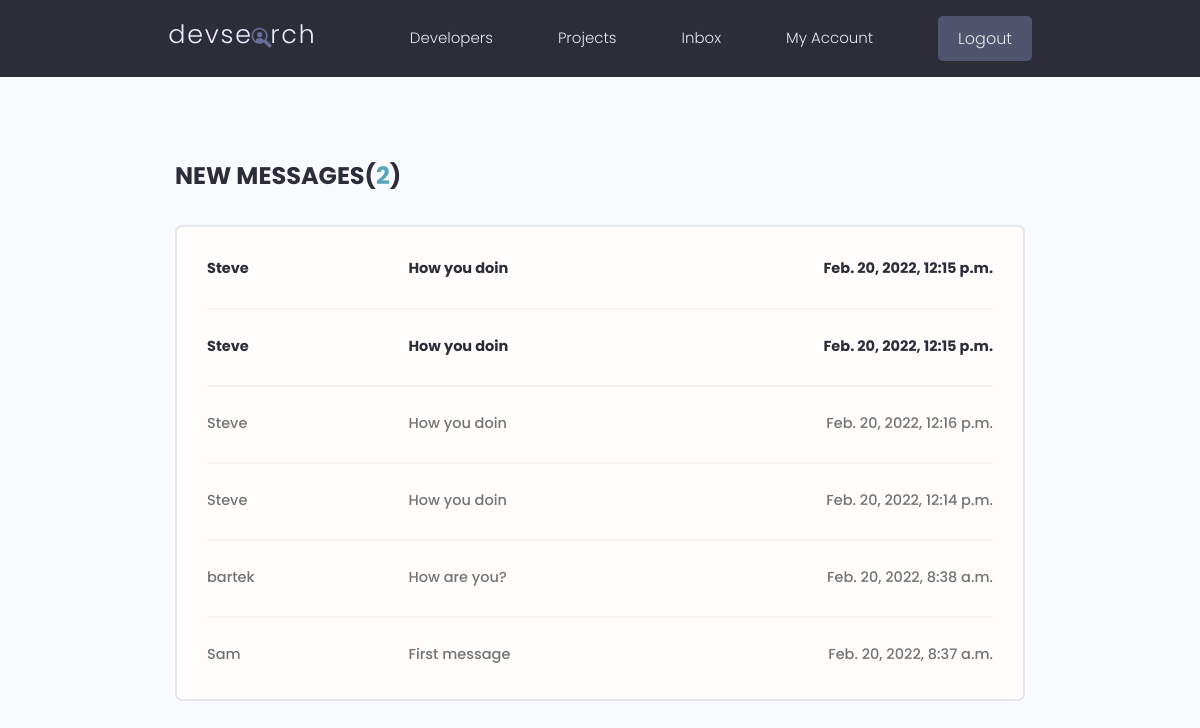
The page /inbox/ (signed in) on the database its author committed.
### users/models.py (models this page shows, shortened)
class Message(models.Model):
    sender = models.ForeignKey(Profile, on_delete=models.SET_NULL, null=True, blank=True)
    recipient = models.ForeignKey(Profile, on_delete=models.SET_NULL, null=True, blank=True, related_name='messages')
    name = models.CharField(max_length=200, null=True, blank=True)
    email = models.EmailField(max_length=200, null=True, blank=True)
    subject = models.CharField(max_length=200, null=True, blank=True)
    body = models.TextField()
    is_read = models.BooleanField(default=False, null=True)
    created = models.DateTimeField(auto_now_add=True)
    id = models.UUIDField(default=uuid.uuid4, unique=True,
                          primary_key=True, editable=False)
    class Meta:
        ordering = ['is_read', '-created']

### users/views.py (the view)
# urls.py: path('inbox/', views.inbox, name='inbox'),
@login_required(login_url='login')
def inbox(request):
    profile = request.user.profile
    message_request = profile.messages.all()
    unread_count = message_request.filter(is_read=False).count()
    context = {'message_request': message_request, 'unread_count': unread_count}
    return render(request, 'users/inbox.html', context)

### users/templates/users/inbox.html
{% extends 'main.html' %}
{% block content %}
    <main class="inbox my-xl">
        <div class="content-box">
            <h3 class="inbox__title">New Messages(<span>{{ unread_count }}</span>)</h3>
            <ul class="messages">
                {% for message in message_request %}
                    {% if message.is_read == False %}
                        <li class="message message--unread">
                            {% else %}
                        <li class="message">
                    {% endif %}
                <a href="{% url 'message' message.id %}">
                    <span class="message__author">{{ message.name }}</span>
                    <span class="message__subject">{{ message.subject }}</span>
                    <span class="message__date">{{ message.created }}</span>
                </a>
                </li>
                {% endfor %}
            </ul>
        </div>
    </main>
{% endblock content %}

### templates/main.html (shortened to what this page needs)
<!DOCTYPE html>
{% load static %}
<html lang="en">
<head>
    <link rel="stylesheet" href="https://cdn.iconmonstr.com/1.3.0/css/iconmonstr-iconic-font.min.css"/>
    <link rel="stylesheet" href="{% static 'uikit/styles/uikit.css' %}"/>
    <link rel="stylesheet" href="{% static 'styles/app.css' %}"/>
</head>
<body>
{% include 'navbar.html' %}
{% block content %}
{% endblock content %}
</body>
</html>

### templates/navbar.html (shortened to what this page needs)
{% load static %}
<header class="header">
    <div class="container container--narrow">
      <a href="{% url 'profiles' %}" class="header__logo">
        <img src="{%  static 'images/logo.svg' %}" alt="DevSearch Logo" />
      </a>
      <nav class="header__nav">
        <ul class="header__menu">
          <li class="header__menuItem"><a href="{% url 'profiles' %}">Developers</a></li>
          <li class="header__menuItem"><a href="{% url 'projects' %}">Projects</a></li>
            {% if request.user.is_authenticated %}
                 <li class="header__menuItem"><a href="{% url 'inbox' %}">Inbox</a></li>
                <li class="header__menuItem"><a href="{% url 'account' %}">My Account</a></li>
                <li class="header__menuItem"><a href="{% url 'logout' %}" class="btn btn--sub">Logout</a></li>
            {% else %}
                <li class="header__menuItem"><a href="{% url 'login' %}" class="btn btn--sub">Login/Sign Up</a></li>
            {% endif %}
        </ul>
      </nav>
    </div>
  </header>

### static/styles/app.css (style rules this page uses)
:root { --color-sub: #2d2d39; }
.btn--sub { background-color: var(--color-sub-light); }
img { width: 100%; }
.content-box { width: 95%; max-width: 85rem; margin: 0 auto; }
.header { position: sticky; z-index: 111; background-color: var(--color-sub); padding: 1.5rem 0; }
.header > .container { display: flex; justify-content: space-between; align-items: center; }
.header__logo > img { height: 3.8rem; }
.header__nav > ul { display: inline-flex; align-items: center; list-style: none; gap: 6.5rem; }
.header__menuItem > a { color: var(--color-light); font-weight: 300; }
.inbox { height: 90vh; }
.inbox__title, .inbox__title span { font-size: 2.4rem; font-weight: 700; color: var(--color-sub); text-transform: uppercase; text-align: left; margin-bottom: 3rem; }
.inbox__title span { color: var(--color-main); }
.messages { list-style: none; background: var(--color-white); padding: 0.5rem 3rem; border: 2px solid var(--color-light); border-radius: 0.7rem; }
.message { padding: 2.5rem 0; }
.message > a span { font-size: 1.45rem; font-weight: 500; }
.message.message--unread a span { font-weight: 700; color: var(--color-sub); }
.message:not(:last-child) { border-bottom: 2px solid var(--color-white-light); }
.message > a { display: flex; gap: 1rem; }
.message__author, .message__date { flex-basis: 25%; }
.message__subject { flex-basis: 50%; }
.message__date { text-align: right; }

### static/uikit/styles/modules/_variables.css (style rules this page uses)
:root { --color-main: #5aa5b9; --color-main-light: #e6faff; --color-sub: #3f4156; --color-sub-light: #51546e; --color-sub-lighter: #ededfd; --color-text: #737373; --color-gray: #8b8b8b; --color-light: #e5e7eb; --color-light-gray: #767676; --color-bg: #f8fafd; --color-white: #fffefd; --color-white-light: #f3f3f3; --color-success: #359e64; --color-success-bg: #def8e8; --color-error: #fc4b0b; --color-error-bg: #fff2ee; --font-base: 'Poppins', arial, helvetica, 'Segoe UI', roboto, ubuntu, sans-serif; --font-monospace: 'Fira Code', 'Courier New', courier, monospace; --font-regular: 300; --font-medium: 500; --font-bold: 700; --generic-shadow: 1px 1px 5px #00000010; --generic-transition: all 0.3s ease-in-out; }

### static/uikit/styles/modules/_base.css (style rules this page uses)
* { margin: 0; padding: 0; box-sizing: border-box; text-rendering: optimizeLegibility; color: inherit; font-size: inherit; }
html { font-size: 50%; }
@media only screen and (min-width: 480px) { html { font-size: 56.25%; } }
@media only screen and (min-width: 1200px) { html { font-size: 62.5%; } }
body { line-height: 1.6; font-weight: 400; font-size: 1.5rem; color: var(--color-text); background-color: var(--color-bg); min-height: 100vh; }

### static/uikit/styles/modules/_typography.css (style rules this page uses)
* { font-family: var(--font-base); }
h3 { font-size: 3.2rem; font-weight: var(--font-medium); }
p, span, strong { font-size: 1.6rem; color: var(--color-text); font-weight: var(--font-regular); }
a { padding-bottom: 2px; text-decoration: none; display: inline-block; color: var(--color-main); font-weight: var(--font-medium); }

### static/uikit/styles/modules/_utilities.css (style rules this page uses)
.container { width: 92%; max-width: 165rem; margin: 0 auto; box-sizing: border-box; }
.container--narrow { width: 92%; max-width: 120rem; }
@media screen and (min-width: 1000px) { .container { width: 90%; } }
@media screen and (min-width: 1000px) { .container--narrow { width: 85%; } }
@media screen and (min-width: 1200px) { .container { width: 80%; } }
@media screen and (min-width: 1200px) { .container--narrow { width: 72%; } }
.my-xl { margin: 8rem auto; }

### static/uikit/styles/modules/_button.css (style rules this page uses)
.btn { display: inline-block; position: relative; cursor: pointer; background-color: var(--color-light); font-weight: var(--font-medium); color: var(--color-sub); text-decoration: none; padding: 1rem 2rem; border-radius: 0.5rem; border: none; width: -webkit-fit-content; width: -moz-fit-content; width: fit-content; height: -webkit-fit-content; height: -moz-fit-content; height: fit-content; font-size: 1.6rem; outline-width: 0; outline-color: transparent; -webkit-backface-visibility: hidden; backface-visibility: hidden; transition: all 0.3s ease-in-out; }
.btn--sub { background-color: var(--color-sub); color: var(--color-white); }

### rows shown on the page
Message: name "Steve", subject "How you doin", created "Feb. 20, 2022, 12:15 p.m."
Message: name "Steve", subject "How you doin", created "Feb. 20, 2022, 12:15 p.m."
Message: name "Steve", subject "How you doin", created "Feb. 20, 2022, 12:16 p.m."
Message: name "Steve", subject "How you doin", created "Feb. 20, 2022, 12:14 p.m."
Message: name "bartek", subject "How are you?", created "Feb. 20, 2022, 8:38 a.m."
Message: name "Sam", subject "First message", created "Feb. 20, 2022, 8:37 a.m."

### other values the page prints
{{ unread_count }} "2"
